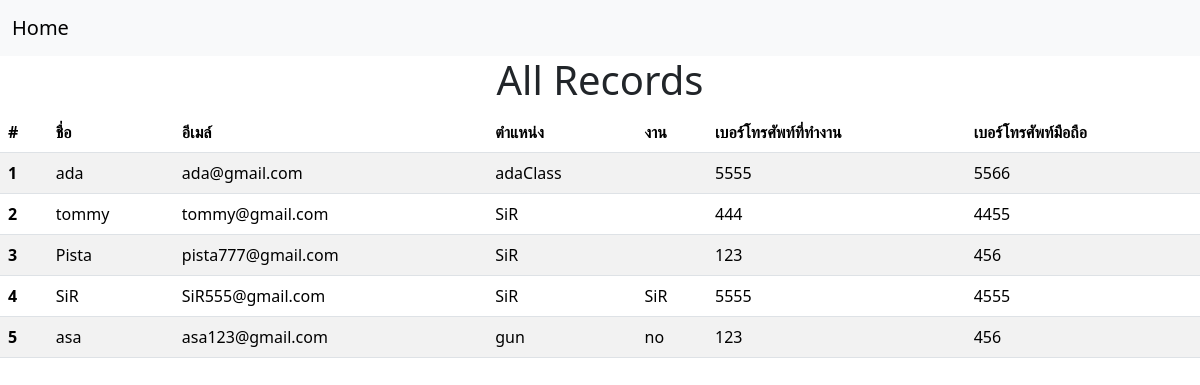
Page /data on the committed database.
### Test/models.py (models this page shows, shortened)
class usersForm(models.Model):
    name = models.CharField( max_length=500)
    email = models.EmailField(max_length=255, unique=True)
    rank = models.CharField(max_length=255)
    work = models.CharField(max_length=255)
    work_number = models.IntegerField()
    phone_number = models.IntegerField()

### Test/views.py (the view)
# urls.py: path('data', views.data),
def data(request):
    all_users = usersForm.objects.all()
    return render(request ,"data.html",{"all_users": all_users})

### Test/templates/data.html (shortened to what this page needs)
<!DOCTYPE html>
<html>
    <head>
        <link href="https://cdn.jsdelivr.net/npm/bootstrap@5.3.3/dist/css/bootstrap.min.css" rel="stylesheet">
    </head>
    <body>
        <nav class="navbar navbar-expand-lg bg-light">
            <div class="container-fluid">
              <a class="navbar-brand" href="/">Home</a>
              </div>
          </nav>
          <h1 class="text-center">All Records</h1>
        <div class="table-container mb-4">
            <table class="table table-striped">
                <thead>
                    <tr>
                        <th>#</th>
                        <th>ชื่อ</th>
                        <th>อีเมล์</th>
                        <th>ตำแหน่ง</th>
                        <th>งาน</th>
                        <th>เบอร์โทรศัพท์ที่ทำงาน</th>
                        <th>เบอร์โทรศัพท์มือถือ</th>
                    </tr>
                </thead>
                <tbody>
                    {% for record in all_users %}
                    <tr>
                        <th scope="row">{{ record.pk }}</th>
                        <td>{{ record.name }}</td>
                        <td>{{ record.email }}</td>
                        <td>{{ record.rank }}</td>
                        <td>{{ record.work }}</td>
                        <td>{{ record.work_number }}</td>
                        <td>{{ record.phone_number }}</td>
                    </tr>
                    {% endfor %}
                </tbody>
            </table>
        </div>
    </body>
</html>

### rows in the picture
usersForm: pk "1", name "ada", email "ada@gmail.com", rank "adaClass", work_number "5555", phone_number "5566"
usersForm: pk "2", name "tommy", email "tommy@gmail.com", rank "SiR", work_number "444", phone_number "4455"
usersForm: pk "3", name "Pista", email "pista777@gmail.com", rank "SiR", work_number "123", phone_number "456"
usersForm: pk "4", name "SiR", email "SiR555@gmail.com", rank "SiR", work "SiR", work_number "5555", phone_number "4555"
usersForm: pk "5", name "asa", email "asa123@gmail.com", rank "gun", work "no", work_number "123", phone_number "456"
